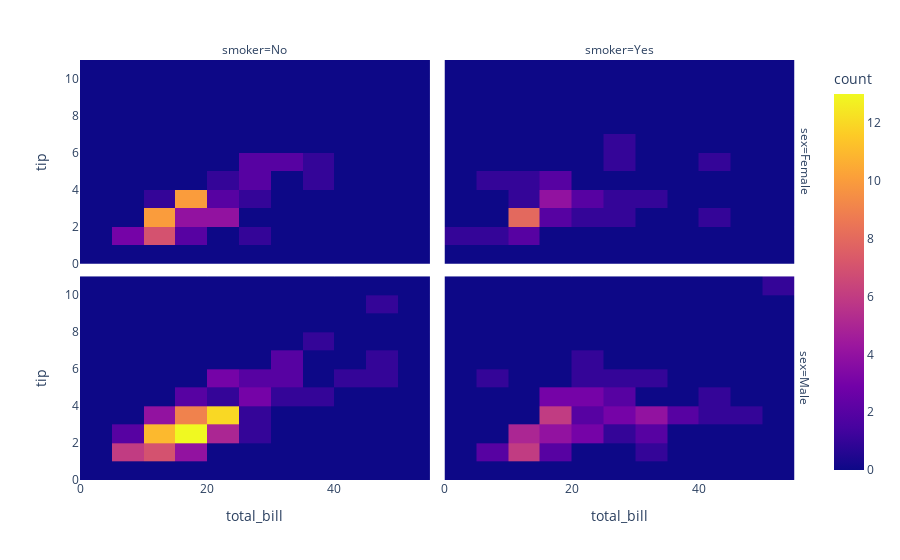

Here is the notebook cell this chart was saved with:
### Code cell
df = px.data.tips()
fig = px.density_heatmap(df, x="total_bill", y="tip", facet_row="sex", facet_col="smoker")
fig.show()

### Figure 1 — Plotly figure (JSON) as saved in the notebook; plotly's stock layout.template omitted (floating-point values rounded to 4 significant figures)
{"data": [{"coloraxis": "coloraxis", "hovertemplate": "sex=Female<br>smoker=No<br>total_bill=%{x}<br>tip=%{y}<br>count=%{z}<extra></extra>", "name": "", "type": "histogram2d", "x": [16.99, 24.59, 35.26, 14.83, 10.33, 16.97, 20.29, 15.77, 19.65, 15.06, 20.69, 16.93, 10.29, 34.81, 26.41, 16.45, 17.07, 14.73, 10.07, 34.83, 22.75, 20.92, 7.25, 25.71, 17.31, 10.65, 12.43, 24.08, 13.42, 12.48, 29.8, 14.52, 11.38, 20.27, 11.17, 12.26, 18.26, 8.51, 10.33, 14.15, 13.16, 17.47, 27.05, 16.43, 8.35, 18.64, 11.87, 29.85, 25, 13.39, 16.21, 15.98, 35.83, 18.78], "xaxis": "x3", "xbingroup": "x", "y": [1.01, 3.61, 5, 3.02, 1.67, 3.5, 2.75, 2.23, 3, 3, 2.45, 3.07, 2.6, 5.2, 1.5, 2.47, 3, 2.2, 1.83, 5.17, 3.25, 4.08, 1, 4, 3.5, 1.5, 1.8, 2.92, 1.68, 2.52, 4.2, 2, 2, 2.83, 1.5, 2, 3.25, 1.25, 2, 2, 2.75, 3.5, 5, 2.3, 1.5, 1.36, 1.63, 5.14, 3.75, 2.61, 2, 3, 4.67, 3], "yaxis": "y3", "ybingroup": "y"}, {"coloraxis": "coloraxis", "hovertemplate": "sex=Female<br>smoker=Yes<br>total_bill=%{x}<br>tip=%{y}<br>count=%{z}<extra></extra>", "name": "", "type": "histogram2d", "x": [3.07, 26.86, 25.28, 5.75, 16.32, 11.35, 15.38, 44.3, 22.42, 14.31, 17.51, 10.59, 10.63, 9.6, 20.9, 18.15, 19.81, 43.11, 13, 12.74, 13, 16.4, 16.47, 12.76, 13.27, 28.17, 12.9, 30.14, 13.42, 16.27, 10.09, 22.12, 27.18], "xaxis": "x4", "xbingroup": "x", "y": [1, 3.14, 5, 1, 4.3, 2.5, 3, 2.5, 3.48, 4, 3, 1.61, 2, 4, 3.5, 3.5, 4.19, 5, 2, 2.01, 2, 2.5, 3.23, 2.23, 2.5, 6.5, 1.1, 3.09, 3.48, 2.5, 2, 2.88, 2], "yaxis": "y4", "ybingroup": "y"}, {"coloraxis": "coloraxis", "hovertemplate": "sex=Male<br>smoker=No<br>total_bill=%{x}<br>tip=%{y}<br>count=%{z}<extra></extra>", "name": "", "type": "histogram2d", "x": [10.34, 21.01, 23.68, 25.29, 8.77, 26.88, 15.04, 14.78, 10.27, 15.42, 18.43, 21.58, 16.29, 20.65, 17.92, 39.42, 19.82, 17.81, 13.37, 12.69, 21.7, 9.55, 18.35, 17.78, 24.06, 16.31, 18.69, 31.27, 16.04, 17.46, 13.94, 9.68, 30.4, 18.29, 22.23, 32.4, 28.55, 18.04, 12.54, 9.94, 25.56, 19.49, 48.27, 17.59, 20.08, 20.23, 12.02, 10.51, 27.2, 22.76, 17.29, 16.66, 15.98, 13.03, 18.28, 24.71, 21.16, 22.49, 12.46, 18.24, 14, 38.07, 23.95, 29.93, 11.69, 14.26, 15.95, 8.52, 22.82, 19.08, 34.3, 41.19, 9.78, 7.51, 14.07, 13.13, 17.26, 24.55, 19.77, 48.17, 16.49, 21.5, 12.66, 13.81, 24.52, 20.76, 31.71, 20.69, 7.56, 48.33, 20.45, 13.28, 11.61, 10.77, 10.07, 29.03, 17.82], "xaxis": "x", "xbingroup": "x", "y": [1.66, 3.5, 3.31, 4.71, 2, 3.12, 1.96, 3.23, 1.71, 1.57, 3, 3.92, 3.71, 3.35, 4.08, 7.58, 3.18, 2.34, 2, 2, 4.3, 1.45, 2.5, 3.27, 3.6, 2, 2.31, 5, 2.24, 2.54, 3.06, 1.32, 5.6, 3, 5, 6, 2.05, 3, 2.5, 1.56, 4.34, 3.51, 6.73, 2.64, 3.15, 2.01, 1.97, 1.25, 4, 3, 2.71, 3.4, 2.03, 2, 4, 5.85, 3, 3.5, 1.5, 3.76, 3, 4, 2.55, 5.07, 2.31, 2.5, 2, 1.48, 2.18, 1.5, 6.7, 5, 1.73, 2, 2.5, 2, 2.74, 2, 2, 5, 2, 3.5, 2.5, 2, 3.48, 2.24, 4.5, 5, 1.44, 9, 3, 2.72, 3.39, 1.47, 1.25, 5.92, 1.75], "yaxis": "y", "ybingroup": "y"}, {"coloraxis": "coloraxis", "hovertemplate": "sex=Male<br>smoker=Yes<br>total_bill=%{x}<br>tip=%{y}<br>count=%{z}<extra></extra>", "name": "", "type": "histogram2d", "x": [38.01, 11.24, 20.29, 13.81, 11.02, 18.29, 15.01, 17.92, 19.44, 32.68, 28.97, 40.17, 27.28, 12.03, 21.01, 15.36, 20.49, 25.21, 16, 50.81, 15.81, 7.25, 31.85, 16.82, 32.9, 17.89, 14.48, 34.63, 34.65, 23.33, 45.35, 23.17, 40.55, 30.46, 23.1, 15.69, 28.44, 15.48, 16.58, 10.34, 13.51, 18.71, 20.53, 26.59, 38.73, 24.27, 30.06, 25.89, 28.15, 11.59, 7.74, 12.16, 8.58, 13.42, 24.01, 15.69, 15.53, 12.6, 32.83, 22.67], "xaxis": "x2", "xbingroup": "x", "y": [3, 1.76, 3.21, 2, 1.98, 3.76, 2.09, 3.08, 3, 5, 3, 4.73, 4, 1.5, 3, 1.64, 4.06, 4.29, 2, 10, 3.16, 5.15, 3.18, 4, 3.11, 2, 2, 3.55, 3.68, 5.65, 3.5, 6.5, 3, 2, 4, 1.5, 2.56, 2.02, 4, 2, 2, 4, 4, 3.41, 3, 2.03, 2, 5.16, 3, 1.5, 1.44, 2.2, 1.92, 1.58, 2, 3, 3, 1, 1.17, 2], "yaxis": "y2", "ybingroup": "y"}], "layout": {"annotations": [{"font": {}, "showarrow": false, "text": "smoker=No", "x": 0.24, "xanchor": "center", "xref": "paper", "y": 1, "yanchor": "bottom", "yref": "paper"}, {"font": {}, "showarrow": false, "text": "smoker=Yes", "x": 0.74, "xanchor": "center", "xref": "paper", "y": 1, "yanchor": "bottom", "yref": "paper"}, {"font": {}, "showarrow": false, "text": "sex=Male", "textangle": 90, "x": 0.98, "xanchor": "left", "xref": "paper", "y": 0.2425, "yanchor": "middle", "yref": "paper"}, {"font": {}, "showarrow": false, "text": "sex=Female", "textangle": 90, "x": 0.98, "xanchor": "left", "xref": "paper", "y": 0.7575, "yanchor": "middle", "yref": "paper"}], "coloraxis": {"colorbar": {"title": {"text": "count"}}, "colorscale": [[0, "#0d0887"], [0.1111, "#46039f"], [0.2222, "#7201a8"], [0.3333, "#9c179e"], [0.4444, "#bd3786"], [0.5556, "#d8576b"], [0.6667, "#ed7953"], [0.7778, "#fb9f3a"], [0.8889, "#fdca26"], [1, "#f0f921"]]}, "legend": {"tracegroupgap": 0}, "margin": {"t": 60}, "xaxis": {"anchor": "y", "domain": [0, 0.48], "title": {"text": "total_bill"}}, "xaxis2": {"anchor": "y2", "domain": [0.5, 0.98], "matches": "x", "title": {"text": "total_bill"}}, "xaxis3": {"anchor": "y3", "domain": [0, 0.48], "matches": "x", "showticklabels": false}, "xaxis4": {"anchor": "y4", "domain": [0.5, 0.98], "matches": "x", "showticklabels": false}, "yaxis": {"anchor": "x", "domain": [0, 0.485], "title": {"text": "tip"}}, "yaxis2": {"anchor": "x2", "domain": [0, 0.485], "matches": "y", "showticklabels": false}, "yaxis3": {"anchor": "x3", "domain": [0.515, 1], "matches": "y", "title": {"text": "tip"}}, "yaxis4": {"anchor": "x4", "domain": [0.515, 1], "matches": "y", "showticklabels": false}}}
